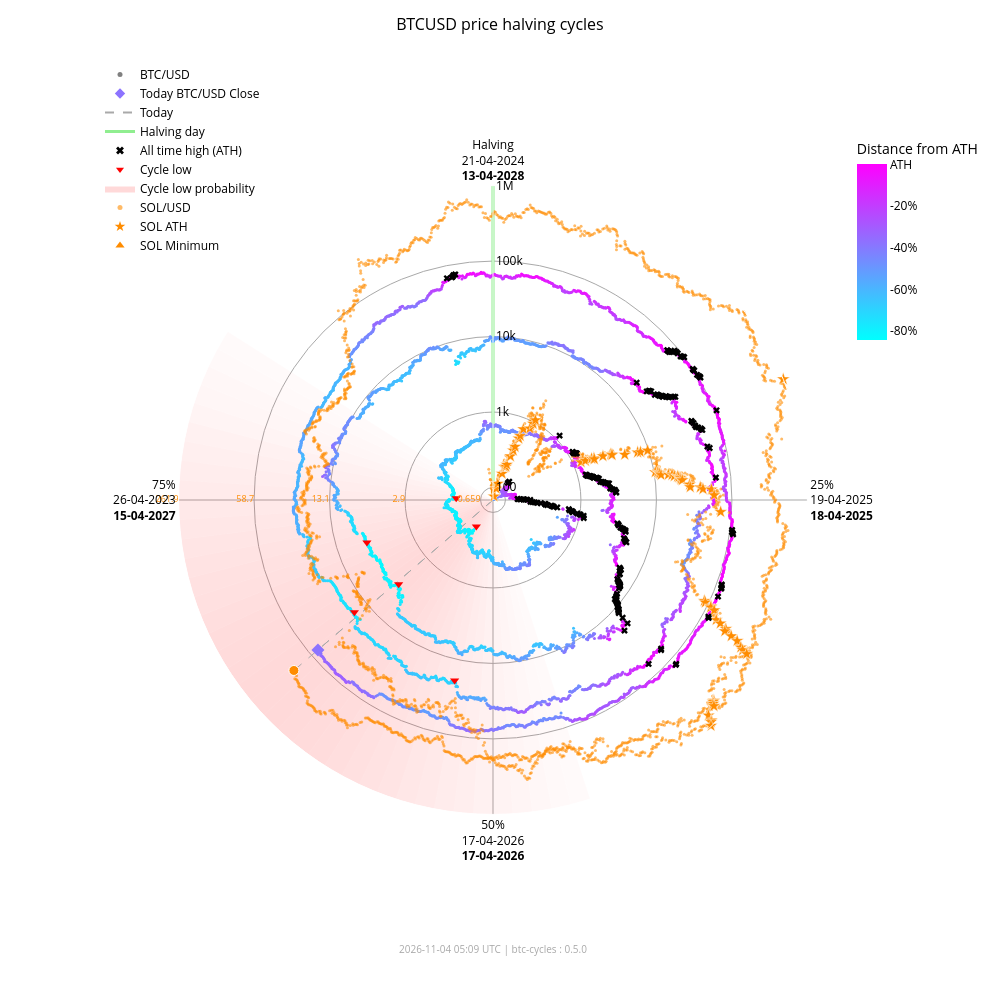

Here is the notebook cell this chart was saved with:
### Markdown cell above
### Interactive chart with overlay

### Code cell
fig_overlay_interactive = btc.plot(
    kind="interactive",
    from_date="2012-11-28",
    overlay=sol,
)
fig_overlay_interactive.show(config={"scrollZoom": True, "displayModeBar": True})

### Figure 1 — Plotly figure (JSON) as saved in the notebook; plotly's stock layout.template omitted (floating-point values rounded to 4 significant figures; data arrays with more than 128 entries replaced by an {"elided": "..."} marker saying what was removed)
{"data": [{"fill": "toself", "fillcolor": "rgba(255,0,0,0.018306980149439524)", "hoverinfo": "skip", "line": {"width": 0}, "mode": "lines", "r": [68.43, 1000000, 1000000, 68.43, 68.43], "showlegend": false, "theta": [162.0, 162.0, 165.6, 165.6, 162.0], "type": "scatterpolar"}, {"fill": "toself", "fillcolor": "rgba(255,0,0,0.02405911634527998)", "hoverinfo": "skip", "line": {"width": 0}, "mode": "lines", "r": [68.43, 1000000, 1000000, 68.43, 68.43], "showlegend": false, "theta": [165.6, 165.6, 169.2, 169.2, 165.6], "type": "scatterpolar"}, {"fill": "toself", "fillcolor": "rgba(255,0,0,0.030803449372254352)", "hoverinfo": "skip", "line": {"width": 0}, "mode": "lines", "r": [68.43, 1000000, 1000000, 68.43, 68.43], "showlegend": false, "theta": [169.2, 169.2, 172.8, 172.8, 169.2], "type": "scatterpolar"}, {"fill": "toself", "fillcolor": "rgba(255,0,0,0.03847233586005252)", "hoverinfo": "skip", "line": {"width": 0}, "mode": "lines", "r": [68.43, 1000000, 1000000, 68.43, 68.43], "showlegend": false, "theta": [172.8, 172.8, 176.4, 176.4, 172.8], "type": "scatterpolar"}, {"fill": "toself", "fillcolor": "rgba(255,0,0,0.04694405159551339)", "hoverinfo": "skip", "line": {"width": 0}, "mode": "lines", "r": [68.43, 1000000, 1000000, 68.43, 68.43], "showlegend": false, "theta": [176.4, 176.4, 180.0, 180.0, 176.4], "type": "scatterpolar"}, {"fill": "toself", "fillcolor": "rgba(255,0,0,0.05605603979818329)", "hoverinfo": "skip", "line": {"width": 0}, "mode": "lines", "r": [68.43, 1000000, 1000000, 68.43, 68.43], "showlegend": false, "theta": [180.0, 180.0, 183.6, 183.6, 180.0], "type": "scatterpolar"}, {"fill": "toself", "fillcolor": "rgba(255,0,0,0.06562330627802694)", "hoverinfo": "skip", "line": {"width": 0}, "mode": "lines", "r": [68.43, 1000000, 1000000, 68.43, 68.43], "showlegend": false, "theta": [183.6, 183.6, 187.2, 187.2, 183.6], "type": "scatterpolar"}, {"fill": "toself", "fillcolor": "rgba(255,0,0,0.07545707932574237)", "hoverinfo": "skip", "line": {"width": 0}, "mode": "lines", "r": [68.43, 1000000, 1000000, 68.43, 68.43], "showlegend": false, "theta": [187.2, 187.2, 190.8, 190.8, 187.2], "type": "scatterpolar"}, {"fill": "toself", "fillcolor": "rgba(255,0,0,0.08537841060169407)", "hoverinfo": "skip", "line": {"width": 0}, "mode": "lines", "r": [68.43, 1000000, 1000000, 68.43, 68.43], "showlegend": false, "theta": [190.8, 190.8, 194.4, 194.4, 190.8], "type": "scatterpolar"}, {"fill": "toself", "fillcolor": "rgba(255,0,0,0.09522272137134848)", "hoverinfo": "skip", "line": {"width": 0}, "mode": "lines", "r": [68.43, 1000000, 1000000, 68.43, 68.43], "showlegend": false, "theta": [194.4, 194.4, 198.0, 198.0, 194.4], "type": "scatterpolar"}, {"fill": "toself", "fillcolor": "rgba(255,0,0,0.10483418800389058)", "hoverinfo": "skip", "line": {"width": 0}, "mode": "lines", "r": [68.43, 1000000, 1000000, 68.43, 68.43], "showlegend": false, "theta": [198.0, 198.0, 201.6, 201.6, 198.0], "type": "scatterpolar"}, {"fill": "toself", "fillcolor": "rgba(255,0,0,0.11405248627197925)", "hoverinfo": "skip", "line": {"width": 0}, "mode": "lines", "r": [68.43, 1000000, 1000000, 68.43, 68.43], "showlegend": false, "theta": [201.6, 201.6, 205.2, 205.2, 201.6], "type": "scatterpolar"}, {"fill": "toself", "fillcolor": "rgba(255,0,0,0.12269756305009562)", "hoverinfo": "skip", "line": {"width": 0}, "mode": "lines", "r": [68.43, 1000000, 1000000, 68.43, 68.43], "showlegend": false, "theta": [205.2, 205.2, 208.8, 208.8, 205.2], "type": "scatterpolar"}, {"fill": "toself", "fillcolor": "rgba(255,0,0,0.13055959037792858)", "hoverinfo": "skip", "line": {"width": 0}, "mode": "lines", "r": [68.43, 1000000, 1000000, 68.43, 68.43], "showlegend": false, "theta": [208.8, 208.8, 212.4, 212.4, 208.8], "type": "scatterpolar"}, {"fill": "toself", "fillcolor": "rgba(255,0,0,0.13740037014073872)", "hoverinfo": "skip", "line": {"width": 0}, "mode": "lines", "r": [68.43, 1000000, 1000000, 68.43, 68.43], "showlegend": false, "theta": [212.4, 212.4, 216.0, 216.0, 212.4], "type": "scatterpolar"}, {"fill": "toself", "fillcolor": "rgba(255,0,0,0.14296927208088228)", "hoverinfo": "skip", "line": {"width": 0}, "mode": "lines", "r": [68.43, 1000000, 1000000, 68.43, 68.43], "showlegend": false, "theta": [216.0, 216.0, 219.6, 219.6, 216.0], "type": "scatterpolar"}, {"fill": "toself", "fillcolor": "rgba(255,0,0,0.14703219887325494)", "hoverinfo": "skip", "line": {"width": 0}, "mode": "lines", "r": [68.43, 1000000, 1000000, 68.43, 68.43], "showlegend": false, "theta": [219.6, 219.6, 223.2, 223.2, 219.6], "type": "scatterpolar"}, {"fill": "toself", "fillcolor": "rgba(255,0,0,0.14940752827264187)", "hoverinfo": "skip", "line": {"width": 0}, "mode": "lines", "r": [68.43, 1000000, 1000000, 68.43, 68.43], "showlegend": false, "theta": [223.2, 223.2, 226.8, 226.8, 223.2], "type": "scatterpolar"}, {"fill": "toself", "fillcolor": "rgba(255,0,0,0.15)", "hoverinfo": "skip", "line": {"width": 0}, "mode": "lines", "r": [68.43, 1000000, 1000000, 68.43, 68.43], "showlegend": false, "theta": [226.8, 226.8, 230.4, 230.4, 226.8], "type": "scatterpolar"}, {"fill": "toself", "fillcolor": "rgba(255,0,0,0.14882314851976614)", "hoverinfo": "skip", "line": {"width": 0}, "mode": "lines", "r": [68.43, 1000000, 1000000, 68.43, 68.43], "showlegend": false, "theta": [230.4, 230.4, 234.0, 234.0, 230.4], "type": "scatterpolar"}, {"fill": "toself", "fillcolor": "rgba(255,0,0,0.14600334989350275)", "hoverinfo": "skip", "line": {"width": 0}, "mode": "lines", "r": [68.43, 1000000, 1000000, 68.43, 68.43], "showlegend": false, "theta": [234.0, 234.0, 237.6, 237.6, 234.0], "type": "scatterpolar"}, {"fill": "toself", "fillcolor": "rgba(255,0,0,0.14176315293000513)", "hoverinfo": "skip", "line": {"width": 0}, "mode": "lines", "r": [68.43, 1000000, 1000000, 68.43, 68.43], "showlegend": false, "theta": [237.6, 237.6, 241.2, 241.2, 237.6], "type": "scatterpolar"}, {"fill": "toself", "fillcolor": "rgba(255,0,0,0.1363869302869166)", "hoverinfo": "skip", "line": {"width": 0}, "mode": "lines", "r": [68.43, 1000000, 1000000, 68.43, 68.43], "showlegend": false, "theta": [241.2, 241.2, 244.8, 244.8, 241.2], "type": "scatterpolar"}, {"fill": "toself", "fillcolor": "rgba(255,0,0,0.13017643696734477)", "hoverinfo": "skip", "line": {"width": 0}, "mode": "lines", "r": [68.43, 1000000, 1000000, 68.43, 68.43], "showlegend": false, "theta": [244.8, 244.8, 248.4, 248.4, 244.8], "type": "scatterpolar"}, {"fill": "toself", "fillcolor": "rgba(255,0,0,0.1234063302665758)", "hoverinfo": "skip", "line": {"width": 0}, "mode": "lines", "r": [68.43, 1000000, 1000000, 68.43, 68.43], "showlegend": false, "theta": [248.4, 248.4, 252.0, 252.0, 248.4], "type": "scatterpolar"}, {"fill": "toself", "fillcolor": "rgba(255,0,0,0.11628949020714345)", "hoverinfo": "skip", "line": {"width": 0}, "mode": "lines", "r": [68.43, 1000000, 1000000, 68.43, 68.43], "showlegend": false, "theta": [252.0, 252.0, 255.6, 255.6, 252.0], "type": "scatterpolar"}, {"fill": "toself", "fillcolor": "rgba(255,0,0,0.108959277972535)", "hoverinfo": "skip", "line": {"width": 0}, "mode": "lines", "r": [68.43, 1000000, 1000000, 68.43, 68.43], "showlegend": false, "theta": [255.6, 255.6, 259.2, 259.2, 255.6], "type": "scatterpolar"}, {"fill": "toself", "fillcolor": "rgba(255,0,0,0.1014715299920515)", "hoverinfo": "skip", "line": {"width": 0}, "mode": "lines", "r": [68.43, 1000000, 1000000, 68.43, 68.43], "showlegend": false, "theta": [259.2, 259.2, 262.8, 262.8, 259.2], "type": "scatterpolar"}, {"fill": "toself", "fillcolor": "rgba(255,0,0,0.09382430417652897)", "hoverinfo": "skip", "line": {"width": 0}, "mode": "lines", "r": [68.43, 1000000, 1000000, 68.43, 68.43], "showlegend": false, "theta": [262.8, 262.8, 266.4, 266.4, 262.8], "type": "scatterpolar"}, {"fill": "toself", "fillcolor": "rgba(255,0,0,0.08598937207621672)", "hoverinfo": "skip", "line": {"width": 0}, "mode": "lines", "r": [68.43, 1000000, 1000000, 68.43, 68.43], "showlegend": false, "theta": [266.4, 266.4, 270.0, 270.0, 266.4], "type": "scatterpolar"}, {"fill": "toself", "fillcolor": "rgba(255,0,0,0.07794710108398434)", "hoverinfo": "skip", "line": {"width": 0}, "mode": "lines", "r": [68.43, 1000000, 1000000, 68.43, 68.43], "showlegend": false, "theta": [270.0, 270.0, 273.6, 273.6, 270.0], "type": "scatterpolar"}, {"fill": "toself", "fillcolor": "rgba(255,0,0,0.06971614429145927)", "hoverinfo": "skip", "line": {"width": 0}, "mode": "lines", "r": [68.43, 1000000, 1000000, 68.43, 68.43], "showlegend": false, "theta": [273.6, 273.6, 277.2, 277.2, 273.6], "type": "scatterpolar"}, {"fill": "toself", "fillcolor": "rgba(255,0,0,0.061371174705723626)", "hoverinfo": "skip", "line": {"width": 0}, "mode": "lines", "r": [68.43, 1000000, 1000000, 68.43, 68.43], "showlegend": false, "theta": [277.2, 277.2, 280.8, 280.8, 277.2], "type": "scatterpolar"}, {"fill": "toself", "fillcolor": "rgba(255,0,0,0.05304520605236535)", "hoverinfo": "skip", "line": {"width": 0}, "mode": "lines", "r": [68.43, 1000000, 1000000, 68.43, 68.43], "showlegend": false, "theta": [280.8, 280.8, 284.4, 284.4, 280.8], "type": "scatterpolar"}, {"fill": "toself", "fillcolor": "rgba(255,0,0,0.044916938988340704)", "hoverinfo": "skip", "line": {"width": 0}, "mode": "lines", "r": [68.43, 1000000, 1000000, 68.43, 68.43], "showlegend": false, "theta": [284.4, 284.4, 288.0, 288.0, 284.4], "type": "scatterpolar"}, {"fill": "toself", "fillcolor": "rgba(255,0,0,0.0371870550186571)", "hoverinfo": "skip", "line": {"width": 0}, "mode": "lines", "r": [68.43, 1000000, 1000000, 68.43, 68.43], "showlegend": false, "theta": [288.0, 288.0, 291.6, 291.6, 288.0], "type": "scatterpolar"}, {"fill": "toself", "fillcolor": "rgba(255,0,0,0.030049603184432498)", "hoverinfo": "skip", "line": {"width": 0}, "mode": "lines", "r": [68.43, 1000000, 1000000, 68.43, 68.43], "showlegend": false, "theta": [291.6, 291.6, 295.2, 295.2, 291.6], "type": "scatterpolar"}, {"fill": "toself", "fillcolor": "rgba(255,0,0,0.023665126797805223)", "hoverinfo": "skip", "line": {"width": 0}, "mode": "lines", "r": [68.43, 1000000, 1000000, 68.43, 68.43], "showlegend": false, "theta": [295.2, 295.2, 298.8, 298.8, 295.2], "type": "scatterpolar"}, {"fill": "toself", "fillcolor": "rgba(255,0,0,0.018141004067302662)", "hoverinfo": "skip", "line": {"width": 0}, "mode": "lines", "r": [68.43, 1000000, 1000000, 68.43, 68.43], "showlegend": false, "theta": [298.8, 298.8, 302.4, 302.4, 298.8], "type": "scatterpolar"}, {"hoverinfo": "skip", "line": {"color": "darkgrey", "dash": "dash", "width": 1}, "mode": "lines", "r": [68.43, 77350.0], "showlegend": false, "theta": [229.4, 229.4], "type": "scatterpolar"}, {"hoverinfo": "skip", "line": {"color": "darkgrey", "dash": "dash", "width": 1}, "mode": "lines", "r": [68.43, 203000.0], "showlegend": false, "theta": [229.4, 229.4], "type": "scatterpolar"}, {"hoverinfo": "skip", "line": {"color": "lightgreen", "width": 3}, "mode": "lines", "r": [68.43, 1000000], "showlegend": false, "theta": [0, 0], "type": "scatterpolar"}, {"hoverinfo": "text", "marker": {"color": {"elided": "4939 str values"}, "size": 3}, "mode": "markers", "r": {"elided": "4939 float values"}, "showlegend": false, "text": {"elided": "4939 str values"}, "theta": {"elided": "4939 float values"}, "type": "scatterpolar"}, {"hoverinfo": "text", "marker": {"color": "#FF8C00", "opacity": 0.6, "size": 3}, "mode": "markers", "r": {"elided": "2399 float values"}, "showlegend": false, "text": {"elided": "2399 str values"}, "theta": {"elided": "2399 float values"}, "type": "scatterpolar"}, {"hoverinfo": "text", "marker": {"color": "#8c73ff", "size": 10, "symbol": "diamond"}, "mode": "markers", "r": [77350.0], "showlegend": false, "text": ["Today<br>Date: 2026-11-03<br>Price: $77,345.05"], "theta": [229.4], "type": "scatterpolar"}, {"hoverinfo": "text", "marker": {"color": "#FF8C00", "line": {"color": "white", "width": 1}, "size": 10, "symbol": "circle"}, "mode": "markers", "r": [203000.0], "showlegend": false, "text": ["Today SOL<br>Date: 2026-11-03<br>Price: $92.92"], "theta": [229.4], "type": "scatterpolar"}, {"hoverinfo": "text", "marker": {"color": "#FF8C00", "line": {"color": "white", "width": 0.5}, "size": 10, "symbol": "star"}, "mode": "markers", "r": [68.43, 76.69, 98.28, 115.1, 160.2, 199.2, 200.3, 203.8, 217.3, 287.8, 349.8, 397.3, 523.3, 573.2, 718.1, 798.5, 948.0, 1078.0, 1271.0, 1461.0, 1785.0, 1908.0, 1917.0, 2530.0, 3215.0, 3302.0, 3322.0, 4795.0, 7121.0, 7760.0, 9679.0, 10370.0, 11210.0, 11600.0, 11830.0, 12190.0, 15220.0, 16990.0, 18090.0, 20010.0, 20730.0, 21720.0, 21920.0, 22700.0, 28100.0, 28410.0, 38550.0, 41750.0, 54000.0, 58230.0, 71670.0, 86520.0, 90770.0, 111800.0, 112400.0, 128500.0, 155700.0, 182600.0, 229400.0, 231200.0, 295100.0, 371400.0, 451600.0, 493500.0, 583700.0, 612100.0, 618900.0, 644000.0, 686600.0, 744100.0, 879500.0, 907500.0, 980900.0, 1000000.0], "showlegend": false, "text": ["SOL ATH<br>Date: 2020-04-10<br>Price: $0.95", "SOL ATH<br>Date: 2020-07-12<br>Price: $1.02", "SOL ATH<br>Date: 2020-07-13<br>Price: $1.18", "SOL ATH<br>Date: 2020-07-15<br>Price: $1.29", "SOL ATH<br>Date: 2020-07-26<br>Price: $1.57", "SOL ATH<br>Date: 2020-07-27<br>Price: $1.78", "SOL ATH<br>Date: 2020-07-28<br>Price: $1.78", "SOL ATH<br>Date: 2020-08-03<br>Price: $1.80", "SOL ATH<br>Date: 2020-08-04<br>Price: $1.87", "SOL ATH<br>Date: 2020-08-06<br>Price: $2.21", "SOL ATH<br>Date: 2020-08-08<br>Price: $2.47", "SOL ATH<br>Date: 2020-08-09<br>Price: $2.67", "SOL ATH<br>Date: 2020-08-10<br>Price: $3.13", "SOL ATH<br>Date: 2020-08-11<br>Price: $3.30", "SOL ATH<br>Date: 2020-08-12<br>Price: $3.77", "SOL ATH<br>Date: 2020-08-28<br>Price: $4.01", "SOL ATH<br>Date: 2020-08-30<br>Price: $4.44", "SOL ATH<br>Date: 2020-08-31<br>Price: $4.78", "SOL ATH<br>Date: 2021-02-02<br>Price: $5.27", "SOL ATH<br>Date: 2021-02-03<br>Price: $5.72", "SOL ATH<br>Date: 2021-02-04<br>Price: $6.43", "SOL ATH<br>Date: 2021-02-05<br>Price: $6.68", "SOL ATH<br>Date: 2021-02-07<br>Price: $6.70", "SOL ATH<br>Date: 2021-02-08<br>Price: $7.88", "SOL ATH<br>Date: 2021-02-10<br>Price: $9.07", "SOL ATH<br>Date: 2021-02-11<br>Price: $9.22", "SOL ATH<br>Date: 2021-02-12<br>Price: $9.25", "SOL ATH<br>Date: 2021-02-19<br>Price: $11.47", "SOL ATH<br>Date: 2021-02-22<br>Price: $14.45", "SOL ATH<br>Date: 2021-02-23<br>Price: $15.20", "SOL ATH<br>Date: 2021-02-24<br>Price: $17.30", "SOL ATH<br>Date: 2021-03-28<br>Price: $18.02", "SOL ATH<br>Date: 2021-03-29<br>Price: $18.85", "SOL ATH<br>Date: 2021-03-30<br>Price: $19.23", "SOL ATH<br>Date: 2021-03-31<br>Price: $19.47", "SOL ATH<br>Date: 2021-04-02<br>Price: $19.81", "SOL ATH<br>Date: 2021-04-03<br>Price: $22.55", "SOL ATH<br>Date: 2021-04-04<br>Price: $24.06", "SOL ATH<br>Date: 2021-04-06<br>Price: $24.96", "SOL ATH<br>Date: 2021-04-07<br>Price: $26.48", "SOL ATH<br>Date: 2021-04-08<br>Price: $27.03", "SOL ATH<br>Date: 2021-04-09<br>Price: $27.78", "SOL ATH<br>Date: 2021-04-11<br>Price: $27.93", "SOL ATH<br>Date: 2021-04-12<br>Price: $28.51", "SOL ATH<br>Date: 2021-04-18<br>Price: $32.30", "SOL ATH<br>Date: 2021-04-21<br>Price: $32.51", "SOL ATH<br>Date: 2021-04-22<br>Price: $38.88", "SOL ATH<br>Date: 2021-04-24<br>Price: $40.74", "SOL ATH<br>Date: 2021-04-25<br>Price: $47.37", "SOL ATH<br>Date: 2021-05-01<br>Price: $49.51", "SOL ATH<br>Date: 2021-05-18<br>Price: $55.91", "SOL ATH<br>Date: 2021-08-16<br>Price: $62.43", "SOL ATH<br>Date: 2021-08-17<br>Price: $64.21", "SOL ATH<br>Date: 2021-08-18<br>Price: $72.54", "SOL ATH<br>Date: 2021-08-19<br>Price: $72.76", "SOL ATH<br>Date: 2021-08-20<br>Price: $78.72", "SOL ATH<br>Date: 2021-08-27<br>Price: $88.09", "SOL ATH<br>Date: 2021-08-28<br>Price: $96.70", "SOL ATH<br>Date: 2021-08-30<br>Price: $110.54", "SOL ATH<br>Date: 2021-09-01<br>Price: $111.03", "SOL ATH<br>Date: 2021-09-02<br>Price: $128.10", "SOL ATH<br>Date: 2021-09-03<br>Price: $146.58", "SOL ATH<br>Date: 2021-09-06<br>Price: $164.38", "SOL ATH<br>Date: 2021-09-07<br>Price: $173.15", "SOL ATH<br>Date: 2021-09-08<br>Price: $191.04", "SOL ATH<br>Date: 2021-10-22<br>Price: $196.43", "SOL ATH<br>Date: 2021-10-23<br>Price: $197.70", "SOL ATH<br>Date: 2021-10-24<br>Price: $202.36", "SOL ATH<br>Date: 2021-10-25<br>Price: $210.10", "SOL ATH<br>Date: 2021-11-02<br>Price: $220.24", "SOL ATH<br>Date: 2021-11-03<br>Price: $242.90", "SOL ATH<br>Date: 2021-11-04<br>Price: $247.39", "SOL ATH<br>Date: 2021-11-06<br>Price: $258.93", "SOL ATH<br>Date: 2025-01-18<br>Price: $261.87"], "theta": [352.0, 15.5, 15.75, 16.25, 19.0, 19.25, 19.5, 21.0, 21.25, 21.75, 22.25, 22.5, 22.75, 23.0, 23.25, 27.25, 27.75, 28.0, 66.75, 67.0, 67.25, 67.5, 68.0, 68.25, 68.75, 69.0, 69.25, 71.0, 71.75, 72.0, 72.25, 80.25, 80.5, 80.75, 81.0, 81.5, 81.75, 82.0, 82.5, 82.75, 83.0, 83.25, 83.75, 84.0, 85.5, 86.25, 86.5, 87.0, 87.25, 88.75, 93.0, 115.5, 115.8, 116.0, 116.2, 116.5, 118.2, 118.5, 119.0, 119.5, 119.8, 120.0, 120.7, 121.0, 121.3, 132.2, 132.5, 132.8, 133.0, 135.0, 135.2, 135.5, 136.0, 67.39], "type": "scatterpolar"}, {"hoverinfo": "text", "marker": {"color": "#FF8C00", "line": {"color": "white", "width": 0.5}, "size": 10, "symbol": "triangle-up"}, "mode": "markers", "r": [68.43], "showlegend": false, "text": ["SOL Minimum<br>Date: 2020-05-11<br>Price: $0.52"], "theta": [0.0], "type": "scatterpolar"}, {"hoverinfo": "text", "marker": {"color": "black", "size": 6, "symbol": "x"}, "mode": "markers", "r": {"elided": "182 float values"}, "showlegend": false, "text": {"elided": "182 str values"}, "theta": {"elided": "182 float values"}, "type": "scatterpolar"}, {"hoverinfo": "text", "marker": {"color": "red", "size": 8, "symbol": "triangle-down"}, "mode": "markers", "r": [178.1, 210.5, 3237.0, 3961.0, 19020.0, 15790.0], "showlegend": false, "text": ["Cycle Low<br>Date: 2015-01-14<br>Price: $178.10<br>ATH distance: -84.5%", "Cycle Low<br>Date: 2015-08-24<br>Price: $210.49<br>ATH distance: -81.7%", "Cycle Low<br>Date: 2018-12-15<br>Price: $3,236.76<br>ATH distance: -83.4%", "Cycle Low<br>Date: 2019-03-15<br>Price: $3,960.91<br>ATH distance: -79.7%", "Cycle Low<br>Date: 2022-06-18<br>Price: $19,017.64<br>ATH distance: -71.9%", "Cycle Low<br>Date: 2022-11-21<br>Price: $15,787.28<br>ATH distance: -76.6%"], "theta": [212.1, 272.7, 228.3, 251.4, 192.0, 231.0], "type": "scatterpolar"}, {"marker": {"color": "grey", "size": 5}, "mode": "markers", "name": "BTC/USD", "r": [null], "theta": [null], "type": "scatterpolar"}, {"marker": {"color": "#8c73ff", "size": 8, "symbol": "diamond"}, "mode": "markers", "name": "Today BTC/USD Close", "r": [null], "theta": [null], "type": "scatterpolar"}, {"line": {"color": "darkgrey", "dash": "dash"}, "mode": "lines", "name": "Today", "r": [null], "theta": [null], "type": "scatterpolar"}, {"line": {"color": "lightgreen", "width": 3}, "mode": "lines", "name": "Halving day", "r": [null], "theta": [null], "type": "scatterpolar"}, {"marker": {"color": "black", "size": 7, "symbol": "x"}, "mode": "markers", "name": "All time high (ATH)", "r": [null], "theta": [null], "type": "scatterpolar"}, {"marker": {"color": "red", "size": 7, "symbol": "triangle-down"}, "mode": "markers", "name": "Cycle low", "r": [null], "theta": [null], "type": "scatterpolar"}, {"fill": "toself", "fillcolor": "rgba(255,0,0,0.15)", "line": {"width": 0}, "mode": "lines", "name": "Cycle low probability", "r": [null], "theta": [null], "type": "scatterpolar"}, {"marker": {"color": "#FF8C00", "opacity": 0.6, "size": 5}, "mode": "markers", "name": "SOL/USD", "r": [null], "theta": [null], "type": "scatterpolar"}, {"marker": {"color": "#FF8C00", "size": 8, "symbol": "star"}, "mode": "markers", "name": "SOL ATH", "r": [null], "theta": [null], "type": "scatterpolar"}, {"marker": {"color": "#FF8C00", "size": 8, "symbol": "triangle-up"}, "mode": "markers", "name": "SOL Minimum", "r": [null], "theta": [null], "type": "scatterpolar"}, {"hoverinfo": "skip", "marker": {"cmax": 0, "cmin": -0.8453, "color": [0], "colorbar": {"len": 0.25, "ticktext": ["ATH", "-20%", "-40%", "-60%", "-80%", "-100%"], "tickvals": [0, -0.2, -0.4, -0.6, -0.8, -1.0], "title": {"text": "Distance from ATH"}, "x": 0.95, "y": 0.92, "yanchor": "top"}, "colorscale": {"elided": "256x2 mixed values"}, "showscale": true, "size": 0}, "mode": "markers", "r": [null], "showlegend": false, "theta": [null], "type": "scatterpolar"}, {"hoverinfo": "skip", "mode": "text", "r": [100, 1000, 10000, 100000, 1000000], "showlegend": false, "text": ["0.659", "2.9", "13.1", "58.7", "261.9"], "textfont": {"color": "#FF8C00", "size": 9}, "textposition": "middle left", "theta": [270, 270, 270, 270, 270], "type": "scatterpolar"}], "layout": {"annotations": [{"font": {"color": "darkgrey", "size": 10}, "showarrow": false, "text": "2026-11-04 05:09 UTC | btc-cycles : 0.5.0", "x": 0.5, "xref": "paper", "y": -0.02, "yref": "paper"}], "font": {"color": "black"}, "height": 1000, "legend": {"bgcolor": "rgba(0,0,0,0)", "font": {"color": "black"}, "x": 0.0, "y": 1.0}, "margin": {"b": 60, "l": 100, "r": 80, "t": 60}, "paper_bgcolor": "white", "plot_bgcolor": "white", "polar": {"angularaxis": {"color": "black", "direction": "clockwise", "gridcolor": "darkgrey", "rotation": 90, "ticktext": ["Halving<br>21-04-2024<br><b>13-04-2028</b>", "25%<br>19-04-2025<br><b>18-04-2025</b>", "50%<br>17-04-2026<br><b>17-04-2026</b>", "75%<br>26-04-2023<br><b>15-04-2027</b>"], "tickvals": [0, 90, 180, 270]}, "bgcolor": "white", "domain": {"x": [0.1, 0.9], "y": [0.05, 0.95]}, "radialaxis": {"angle": 90, "color": "black", "gridcolor": "darkgrey", "range": [1.835, 6.0], "tickangle": 90, "ticktext": ["100", "1k", "10k", "100k", "1M"], "tickvals": [100, 1000, 10000, 100000, 1000000], "type": "log"}}, "title": {"font": {"color": "black", "size": 16}, "text": "BTCUSD price halving cycles", "x": 0.5}, "width": 1000}}
